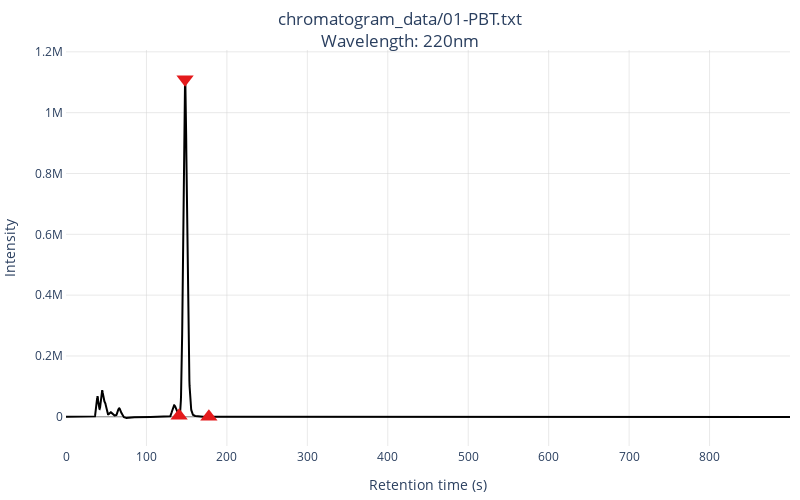

Notebook code cell kept with this figure:
### Markdown cell above
## Chromatogram visualization

Change the number in the filename to visualize the chromatogram you need

### Code cell
c59 = Chromatogram("chromatogram_data/01-PBT.txt")
c59.calculate_peaks(wl_index=5)
plot(c59, wl_index=5, peaks=True)

### Figure 1 — Plotly figure (JSON) as saved in the notebook; plotly's stock layout.template omitted (floating-point values rounded to 4 significant figures; data arrays with more than 128 entries replaced by an {"elided": "..."} marker saying what was removed)
{"data": [{"line": {"color": "black", "shape": "linear"}, "name": "chromatogram", "type": "scatter", "x": {"elided": "4501 int values"}, "y": {"elided": "4501 int values"}}, {"customdata": [[["Peak 0", "148.0"]]], "hovertemplate": "<b>%{customdata[0][0]}</b><br>center: %{customdata[0][1]:.1f}s", "marker": {"color": "#e41a1c", "size": 15, "symbol": "triangle-down"}, "mode": "markers", "name": "Peak 0", "type": "scatter", "x": [740], "y": [1110128]}, {"marker": {"color": "#e41a1c", "size": 15, "symbol": "triangle-up"}, "mode": "markers", "name": "Peak 0", "type": "scatter", "x": [703], "y": [3136]}, {"marker": {"color": "#e41a1c", "size": 15, "symbol": "triangle-up"}, "mode": "markers", "name": "Peak 0", "type": "scatter", "x": [888], "y": [-77]}], "layout": {"autosize": false, "height": 500, "margin": {"b": 10, "l": 10, "r": 10, "t": 50}, "paper_bgcolor": "white", "plot_bgcolor": "rgba(0,0,0,0)", "showlegend": false, "title": {"text": "chromatogram_data/01-PBT.txt<br>Wavelength: 220nm", "x": 0.5}, "width": 800, "xaxis": {"gridcolor": "lightgrey", "gridwidth": 0.5, "showline": true, "tickmode": "array", "ticktext": [0, 100, 200, 300, 400, 500, 600, 700, 800], "tickvals": [0, 500, 1000, 1500, 2000, 2500, 3000, 3500, 4000], "title": {"text": "Retention time (s)"}, "zeroline": true, "zerolinecolor": "black", "zerolinewidth": 0.5}, "yaxis": {"gridcolor": "lightgrey", "gridwidth": 0.5, "showline": true, "title": {"text": "Intensity"}, "zeroline": true, "zerolinecolor": "black", "zerolinewidth": 0.5}}}
